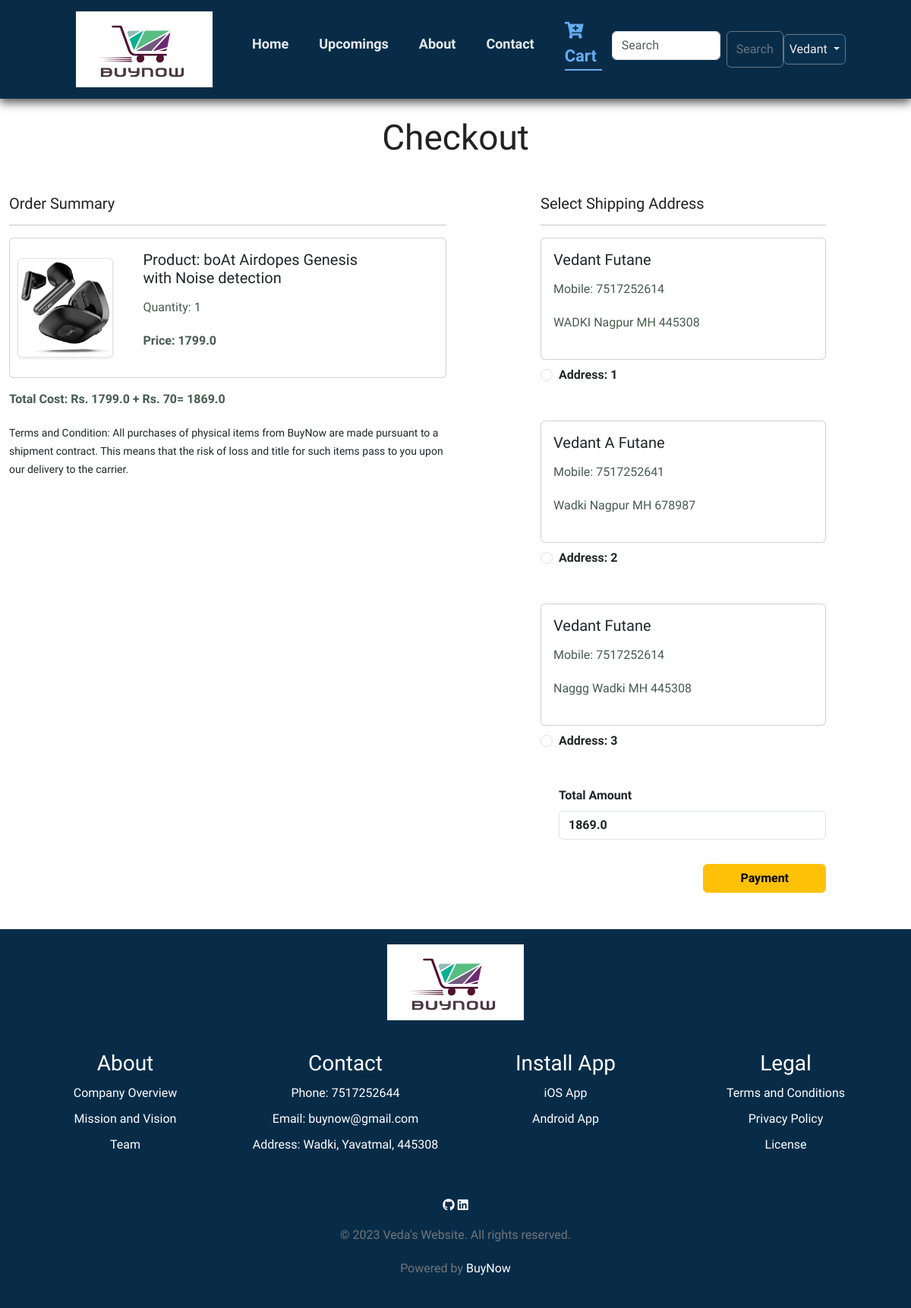
Screenshot of /checkout/ (signed in) with the database file from the repository.
### myapp/models.py (models this page shows, shortened)
class Cart(models.Model):
    user = models.ForeignKey(User,on_delete=models.CASCADE)
    product = models.ForeignKey(Product,on_delete=models.CASCADE)
    quantity = models.PositiveBigIntegerField(default=1)

class Product(models.Model):
    title=models.CharField(max_length=100)
    selling_price=models.FloatField()
    discounted_price=models.FloatField()
    description=models.TextField()
    composition=models.TextField(default='')
    prodapp=models.TextField(default='')
    category=models.CharField(choices=CATEGORY_CHOICES,max_length=3)
    product_image=models.ImageField(upload_to='product')

class Customer(models.Model):
    user = models.ForeignKey(User,on_delete=models.CASCADE)
    name = models.CharField(max_length=200)
    locality = models.CharField(max_length=200)
    city= models.CharField(max_length=50)
    mobile = models.CharField(max_length=10)
    zipcode = models.CharField(max_length=6)
    state = models.CharField(choices=STATE_CHOICES, max_length=100)

### myapp/views.py (the view, shortened to what this page needs)
# urls.py: path('checkout/',views.checkout.as_view(),name='checkout'),
class checkout (View):
    def get(self, request):
        user=request.user
        add=Customer.objects.filter(user=user)
        cart_items=Cart.objects.filter(user=user)
        famount = 0
        for p in cart_items:
            value = p.quantity* p.product.discounted_price
            famount=famount + value
        totalamount = famount + 70
        razoramount = int(totalamount*100)
        client = razorpay.Client(auth=(settings.RAZOR_KEY_ID, settings.RAZOR_KEY_SECRET))
        data={"amount":razoramount,"currency":"INR","receipt":"order_receipt_11"}
        payment_response=client.order.create(data=data)
        print(payment_response)
        order_id=payment_response['id']
        order_status=payment_response['status']
        return render(request,'myapp/checkout.html',locals())

### myapp/templates/myapp/checkout.html (shortened to what this page needs)
{% extends 'myapp/base.html' %}
{% load static %}
{% block navelement %}
    <li><a href="{% url 'home' %}">Home</a></li>
    <li><a href="{% url 'upcoming' %}">Upcomings</a></li>
    <li><a href="{% url 'about' %}">About</a></li>
    <li><a href="{% url 'contact' %}">Contact</a></li>
    <li id="bar_cart"><a class="active" href="{% url 'showcart' %}"><i class="fas fa-cart-plus">&nbsp;</i>Cart</a></li>
{% endblock navelement %}
{% block main-content %}
<div class="container"><br>
  <h2 style="text-align:center;">Checkout</h2>
  <div class="row mt-5">
    <div class="col-sm-6">
      <h4>Order Summary</h4>
      <hr>
      {% for item in cart_items %}
        <div class="card mb-3">
          <div class="row">
            <div class="col-sm-3 text-center align-self-center" style="margin-left:10px;"><img src="{{item.product.product_image.url}}" alt="" srcset="" class="img-fluid img-thumbnail shadow-sm"> </div>
            <div class="col-sm-7">
              <div>
                <div class="card-body">
                  <h5>Product: {{item.product.title}}</h5>
                  <p>Quantity: {{item.quantity}}</p>
                  <p class="fw-bold">Price: {{item.product.discounted_price}}</p>
                </div>
              </div>
            </div>
            </div>
        </div>
      {% endfor %}
      <p class="fw-bold">Total Cost: Rs. {{famount}} + Rs. 70= {{totalamount}}</p>
      <small>Terms and Condition: All purchases of physical items from BuyNow are made pursuant to a shipment contract. This means that the risk of loss and title for such items pass to you upon our delivery to the carrier.</small>
    </div>
    <div class="col-sm-4 offset-sm-1">
      <h4>Select Shipping Address</h4>
      <hr>
      <form action="" method="POST" id="myform">
        {% for ad in add %}
          <div class="card">
            <div class="card-body">
              <h5>{{ad.name}}</h5>
              <p>Mobile: {{ad.mobile}}</p>
              <p>{{ad.locality}} {{ad.city}} {{ad.state}} {{ad.zipcode}}</p>
            </div>
          </div>
          <div class="form-check mt-2 mb-5">
            <input class="form-check-input" type="radio" name="custid" id="custadd{{forloop.counter}}" value="{{ad.id}}">
            <label class="form-check-label fw-bold" for="custadd{{forloop.counter}}">Address: {{forloop.counter}} </label>
          </div>
        {% endfor %}
        <div class="form-check mb-3">
          <label for="totamount" class="form-label fw-bold">Total Amount</label>
          <input type="number" class="form-control fw-bold" name="totamount" value={{totalamount}} readonly>
        </div>
        <div class="text-end">
      <button id="rzp-button1" type="submit" class="btn btn-warning mt-3 px-5 fw-bold">Payment</button>
        </div>
      </form>
    </div>
  </div><br><br>
</div>
{% endblock main-content %}

### myapp/templates/myapp/base.html (shortened to what this page needs)
<!DOCTYPE html>
{% load static %}
<html lang="en">
<head>
    <link rel="stylesheet" href="https://cdnjs.cloudflare.com/ajax/libs/font-awesome/5.15.3/css/all.min.css">
    <link href="https://cdn.jsdelivr.net/npm/bootstrap@5.3.0/dist/css/bootstrap.min.css" rel="stylesheet">
    <link rel="stylesheet" href="{% static 'myapp/css/style.css' %}"/>
</head>
<body>
<section id="header">
  <a href="#">
    <img src="{% static "myapp/image/logo.png" %}" class="logo"></a>
    <div>
      <ul id="nav">
    {% if request.user.is_authenticated %}
      {% block navelement %}{% endblock navelement %}
    </ul>
  </div>
    <div id="searchContainer">
      <form class="d-flex" role="search">
        <input class="form-control me-2" type="search" placeholder="Search" aria-label="Search">          <button class="btn btn-outline-secondary" type="submit">Search</button>
      </form>
    </div>
  <div class="dropdown-center">
    <button class="btn btn-secondary dropdown-toggle" type="button" data-bs-toggle="dropdown" aria-expanded="false">
      {{request.user}}
    </button>
  </div>
    {% else %}
      {% block navelementlast %}{% endblock navelementlast %}
    {% endif %}
  </section>
    {% block main-content %}{% endblock main-content %}
    <section id="foot">
      <div class="footer">
        <img src="{% static "myapp/image/logo.png" %}" alt="Logo" class="footer-logo">
        <div class="footer-sections">
          <div class="footer-section">
            <h3>About</h3>
            <ul>
              <li><a href="#">Company Overview</a></li>
              <li><a href="#">Mission and Vision</a></li>
              <li><a href="#">Team</a></li>
            </ul>
          </div>
          <div class="footer-section">
            <h3>Contact</h3>
            <ul>
              <li><a href="#">Phone: 7517252644</a></li>
              <li><a href="#">Email: buynow@gmail.com</a></li>
              <li><a href="#">Address: Wadki, Yavatmal, 445308</a></li>
            </ul>
          </div>
          <div class="footer-section">
            <h3>Install App</h3>
            <ul>
              <li><a href="#">iOS App</a></li>
              <li><a href="#">Android App</a></li>
            </ul>
          </div>
          <div class="footer-section">
            <h3>Legal</h3>
            <ul>
              <li><a href="#">Terms and Conditions</a></li>
              <li><a href="#">Privacy Policy</a></li>
              <li><a href="#">License</a></li>
            </ul>
          </div>
        </div>
        <div class="social-media-icons">
          <a href="https://github.com/vedantfutane" target="_blank"><i class="fab fa-github"></i></a>
          <a href="www.linkedin.com/in/vedant-futane-62a850238" target="_blank"><i class="fab fa-linkedin"></i></a>
        </div>
        <p class="copyright">&copy; 2023 Veda's Website. All rights reserved.</p>
        <p class="copyright">Powered by <a href="#" target="blank">BuyNow</a></p>
      </div>
    </section>
</body>
</html>

### myapp/static/myapp/css/style.css (style rules this page uses)
* { margin: 0; padding: 0; box-sizing: border-box; font-family: "Spartan", sans-serif; }
html { scroll-behavior: smooth; }
h2 { font-size: 46px; line-height: 54px; color: #222; }
h4 { font-size: 20px; color: #222; }
p { font-size: 16px; color: #465b52; margin: 15px 0 20px 0; }
body { width: 100%; background:white; }
#header { display: flex; align-items:center; justify-content: space-between; padding:15px 100px; background:#082c48; box-shadow:0 5px 12px rgba(0, 0, 2, 0.68) ; z-index:99; position:sticky; top:0; left:0; }
#nav { display: flex; align-items: center; justify-content: center; }
#nav li { list-style: none; padding:0 20px; position:relative; }
#searchContainer { display: flex; align-items: center; }
#nav li a { text-decoration: none; font-size: 18px; font-weight:600 ; color:#e6eaf0; transition: 0.15; }
#nav li a:hover, #nav li a.active { color:#66acf1; font-size:22px; }
#nav li a.active::after, #nav li a:hover::after { content: ""; width:60%; height:2px; background: #66acf1; position: absolute; bottom:-3px; left:20px; }
.logo { height: 100px; width:180px; }
#header .btn-secondary { padding: 10%; color:rgb(242, 237, 237); background-color: #09304e; }
#foot .footer { background-color: #082c48; padding: 20px; font-family: Arial, sans-serif; text-align: center; color: #fff; }
#foot .footer-logo { width: 180px; height: 100px; margin-bottom: 10px; }
#foot .footer a { color: #fff; text-decoration: none; }
#foot .footer-sections { display: flex; justify-content: center; flex-wrap: wrap; margin-top: 30px; }
#foot .footer-section { flex: 0 0 25%; padding: 0 20px; margin-bottom: 20px; }
#foot .footer-section h3 { color: #fff; margin-bottom: 10px; }
#foot .footer-section ul { list-style-type: none; padding-left: 0; }
#foot .footer-section ul li { margin-bottom: 10px; }
#foot .social-media-icons { margin-top: 20px; }
#foot .copyright { color:rgb(115, 116, 117); }
#foot .copyright a { color:rgb(255, 255, 255); }
.container { max-width: 1200px; margin: 0 auto; }
#contact label, input, textarea { display: block; width: 100%; margin-bottom: 10px; }

### rows the page displays
Cart: product.product_image (picture), product "boAt Airdopes Genesis with Noise detection", quantity "1", product.discounted_price "1799.0"
Customer: name "Vedant Futane", mobile "7517252614", locality "WADKI", city "Nagpur", state "MH", zipcode "445308"
Customer: name "Vedant A Futane", mobile "7517252641", locality "Wadki", city "Nagpur", state "MH", zipcode "678987"
Customer: name "Vedant Futane", mobile "7517252614", locality "Naggg", city "Wadki", state "MH", zipcode "445308"

### other values shown
{{ request.user }} "Vedant"
{{ famount }} "1799.0"
{{ totalamount }} "1869.0"
